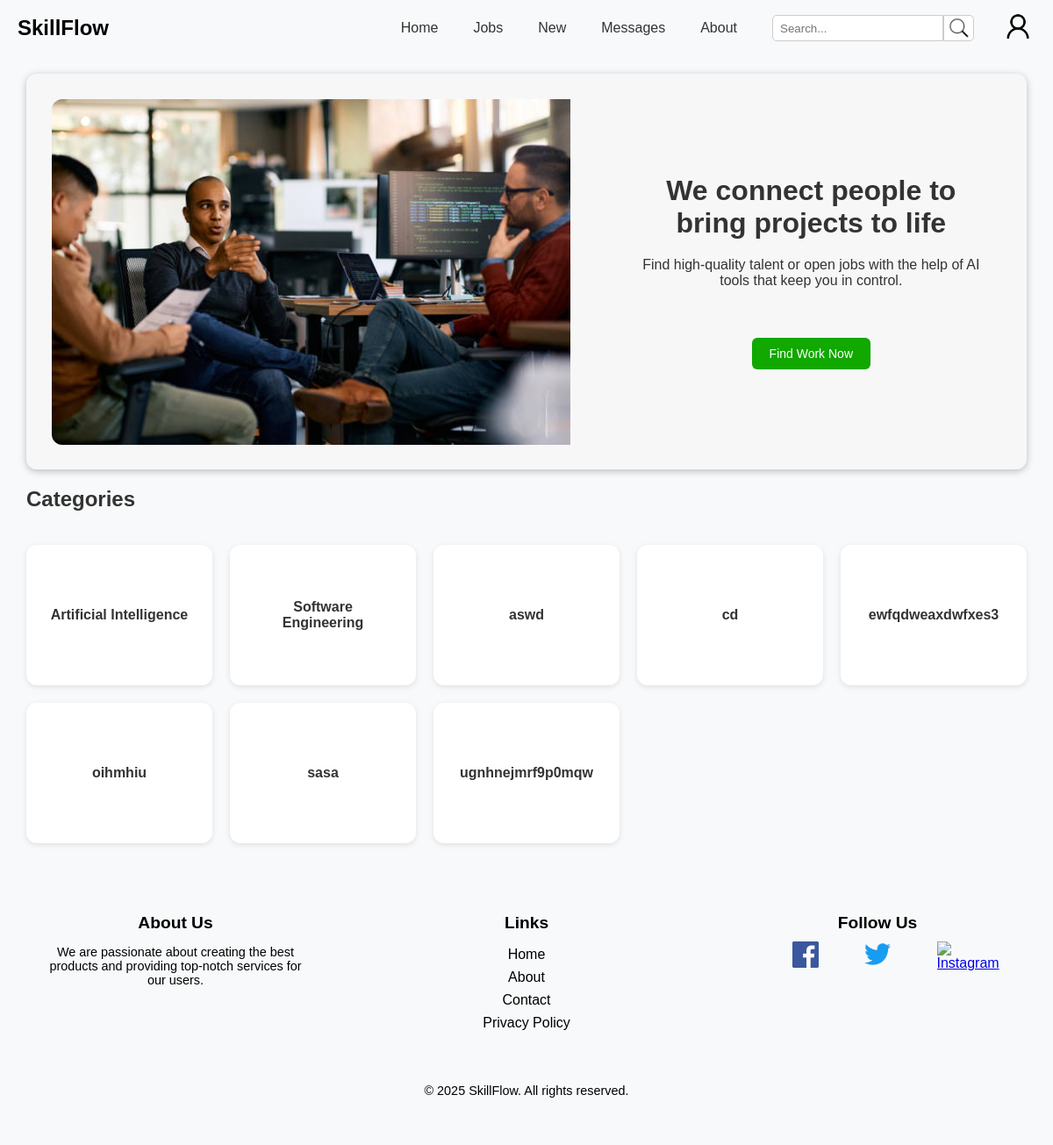
The app's page /Pages/index.php (signed in) with its own data.
### tables this page shows
CREATE TABLE "Category" (
    id INTEGER PRIMARY KEY AUTOINCREMENT NOT NULL,
    name TEXT NOT NULL,
    description TEXT NOT NULL
);

### Pages/index.php (the view, shortened to what this page needs)
<?php
  require_once('../Templates/common_template.php');
  $db = getDatabaseConnection();
  $stmt = $db->query("SELECT name FROM Category ORDER BY name");
  $categories = $stmt->fetchAll(PDO::FETCH_ASSOC);
?>
<!DOCTYPE html>
<html lang="en">
<head>
  <link rel="stylesheet" href="../css/index.css">
  <link rel="stylesheet" href="../css/navbar.css">
  <link rel="stylesheet" href="../css/footer.css">
</head>
<body>
  <div class="container">
    <div class="image-section">
      <img src="../assets/images/team.jpg" alt="Team Image">
    </div>
    <div class="text-section">
      <h1>We connect people to bring projects to life </h1>
      <p>Find high-quality talent or open jobs with the help of AI tools that keep you in control.</p> <br><br>
      <a href="jobs.php">
        <button>Find Work Now</button>
      </a>
    </div>
  </div>
  <section class="categories-section">
  <h2>Categories</h2> <br>
  <div class="categories-grid">
    <?php foreach ($categories as $category):
      $name = htmlspecialchars($category['name']);
    ?>
      <form action="jobs_by_category.php" method="get" class="category-card">
        <button type="submit" style="width: 100%; height: 100%; border:none; background:none;">
          <span><?= $name ?></span>
        </button>
      </form>
    <?php endforeach; ?>
  </div>
</section>
</body>
</html>

### css/jobs.css (style rules this page uses)
body { font-family: Arial, sans-serif; margin: 0; padding: 0; background-color: #f8f9fa; overflow-x: hidden; }
h1, h2 { margin: 0; }
button { cursor: pointer; font-family: inherit; }

### css/index.css (style rules this page uses)
body { font-family: Arial, sans-serif; margin: 0; padding: 0; }
h1, h2 { margin: 0; }
button { cursor: pointer; }
.container { display: flex; background-color: #f0f0f034; border-radius: 12px; overflow: hidden; width: 95%; margin: 20px auto; box-shadow: 0 2px 8px rgba(0, 0, 0, 0.247); }
.image-section { width: 60%; margin: 2.5%; }
.image-section img { width: 100%; height: 100%; object-fit: cover; display: block; border-top-left-radius: 12px; border-bottom-left-radius: 12px; }
.text-section { width: 40%; padding: 20px; display: flex; flex-direction: column; justify-content: center; text-align: center; margin: 2.5%; }
.text-section p { margin: 0 0 20px; font-size: 16px; color: #333; }
.text-section h1 { margin: 0 0 20px; color: #333; }
.text-section button { padding: 10px 20px; background-color: #11a800; color: white; border: none; border-radius: 6px; cursor: pointer; font-size: 14px; transition: background-color 0.3s; display: inline-block; }
.categories-section h2 { color: #333; margin-bottom: 20px; }
.categories-section { width: 95%; margin: 20px auto; }
.categories-grid { display: grid; grid-template-columns: repeat(5, 1fr); gap: 20px; }
.category-card { background-color: white; border-radius: 12px; padding: 20px; height: 120px; box-shadow: 0 2px 6px rgba(0, 0, 0, 0.1); display: flex; justify-content: center; align-items: center; cursor: pointer; transition: transform 0.3s ease; text-align: center; }
.category-card button { width: 100%; height: 100%; border: none; background: none; cursor: pointer; font-size: 1rem; font-weight: bold; color: #333; }
.category-card span { pointer-events: none; }

### records on screen
category: name "Artificial Intelligence"
category: name "Software Engineering"
category: name "aswd"
category: name "cd"
category: name "ewfqdweaxdwfxes3"
category: name "oihmhiu"
category: name "sasa"
category: name "ugnhnejmrf9p0mqw"
